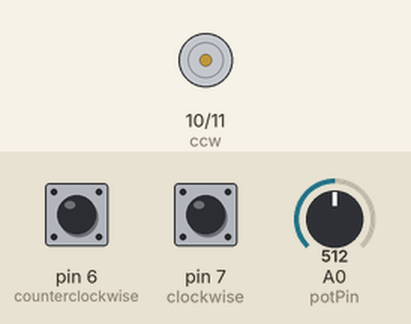
Bench run of a sketch on a simulated Arduino Uno, built with avr-gcc and run on an emulated ATmega328P. On the bench: motor-driver pin pairs drawn as motors (green arrow = first pin HIGH = forward, orange = second pin HIGH = backward, longer = more drive). The inputs (shaded band) are chosen by the test bench; at power-on: pin 6 (counterclockwise) HIGH, pin 7 (clockwise) HIGH, A0 (potPin) = 512.

Above: at 1.2 s.
1.3 s: pin 6 (counterclockwise) pulled LOW for 0.15 s
At 1.37 s:
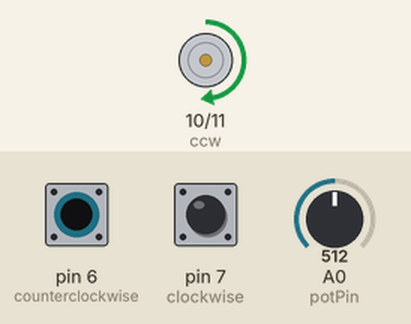
2.9 s: pin 7 (clockwise) pulled LOW for 0.15 s
At 2.97 s:
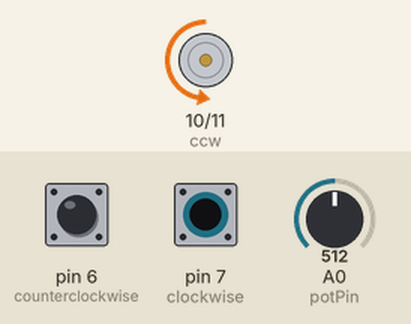
4.5 s: pin 7 (clockwise) pulled LOW for 3.2 s
At 8.7 s:
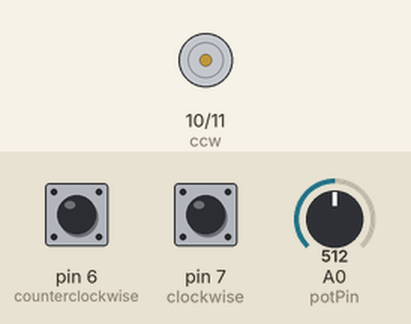
9.2 s: pin 6 (counterclockwise) pulled LOW for 1 s
At 9.9 s:
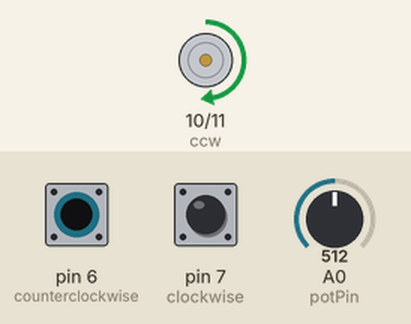
11.7 s: pin 6 (counterclockwise) pulled LOW for 3.2 s
At 15.4 s:
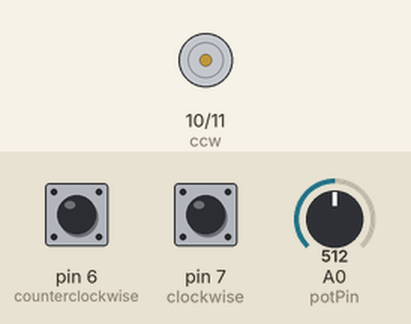
Timing chart, 0 to 16.9 s (numbered marks = the images above; inputs shaded):
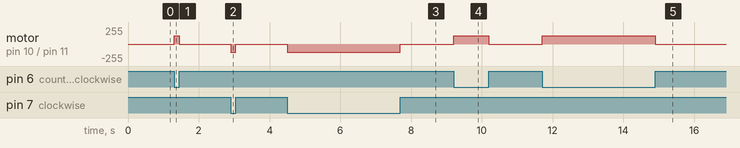

The sketch:

dc_motor_speed_control.ino
```cpp
const int potPin = A0;
const int clockwise = 7;
const int counterclockwise = 6;
const int cw = 11;
const int ccw = 10;

int potValue = 0;
int motorValue = 0;
int clockwise_state = 0;
int counterclockwise_state = 0;

void setup() {
  pinMode(clockwise, INPUT_PULLUP);
  pinMode(counterclockwise, INPUT_PULLUP);
  pinMode(cw, OUTPUT);
  pinMode(ccw, OUTPUT);
}

void loop() {
  potValue = analogRead(potPin);
  motorValue = map(potValue, 0, 1023, 0, 255);
  clockwise_state = digitalRead(clockwise);
  counterclockwise_state = digitalRead(counterclockwise);

  if(clockwise_state == LOW){
    analogWrite(cw, motorValue);
    digitalWrite(ccw, LOW);
  }
  else if(counterclockwise_state == LOW){
    analogWrite(ccw, motorValue);
    digitalWrite(cw, LOW);
  }
  else{
    digitalWrite(cw, LOW);
    digitalWrite(ccw, LOW);
  }
}
```

Measured:
- after the input at 1.3 s, motor on pin 10 (ccw) / pin 11 (cw): stopped → forward 127/255 at once, → stopped 0.15 s later
- after the input at 2.9 s, motor on pin 10 (ccw) / pin 11 (cw): stopped → backward 127/255 at once, → stopped 0.15 s later
- after the input at 4.5 s, motor on pin 10 (ccw) / pin 11 (cw): stopped → backward 127/255 at once, → stopped 3.2 s later
- after the input at 9.2 s, motor on pin 10 (ccw) / pin 11 (cw): stopped → forward 127/255 at once, → stopped 1.0 s later
- after the input at 11.7 s, motor on pin 10 (ccw) / pin 11 (cw): stopped → forward 127/255 at once, → stopped 3.2 s later
